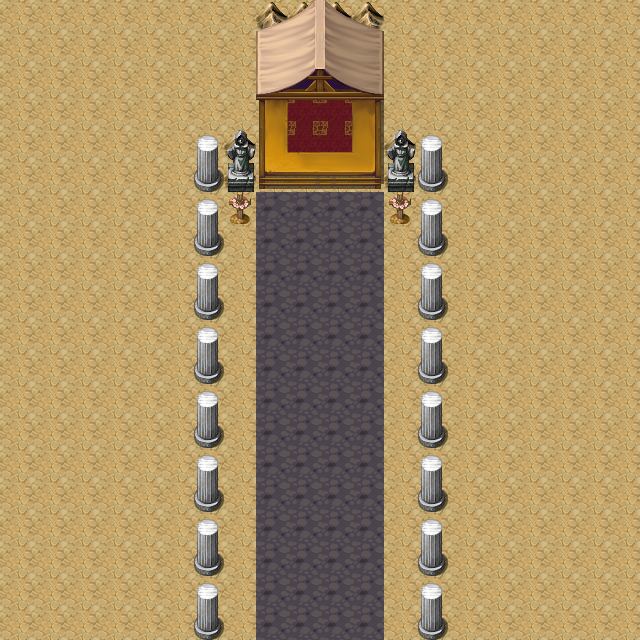

This is a level from a 2D game, rendered from its Tiled map with the project's own tilesets. A one-line summary and the map file follow, with tile-layer data summarised:
An orthogonal 20x20 tile map with 32x32 px tiles, 4 tile layers (Iteracciones, Suelo, Walls, Objetos), 3 tilesets.

<map version="1.2" tiledversion="1.2.3" orientation="orthogonal" renderorder="right-down" width="20" height="20" tilewidth="32" tileheight="32" infinite="0" nextlayerid="5" nextobjectid="1">
 <tileset firstgid="1" source="Prueba.tsx" />
 <tileset firstgid="257" source="terreno.tsx" />
 <tileset firstgid="1281" source="Laberinth1.tsx" />
 <layer id="4" name="Iteracciones" width="20" height="20">
  <data>[400 cells, 2 non-empty, 1 distinct tile ids]</data>
 </layer>
 <layer id="1" name="Suelo" width="20" height="20">
  <data>[400 cells, 400 non-empty, 2 distinct tile ids]</data>
 </layer>
 <layer id="2" name="Walls" width="20" height="20">
  <data>[400 cells, 118 non-empty, 4 distinct tile ids]</data>
 </layer>
 <layer id="3" name="Objetos" width="20" height="20">
  <data>[400 cells, 158 non-empty, 29 distinct tile ids]</data>
 </layer>
</map>
